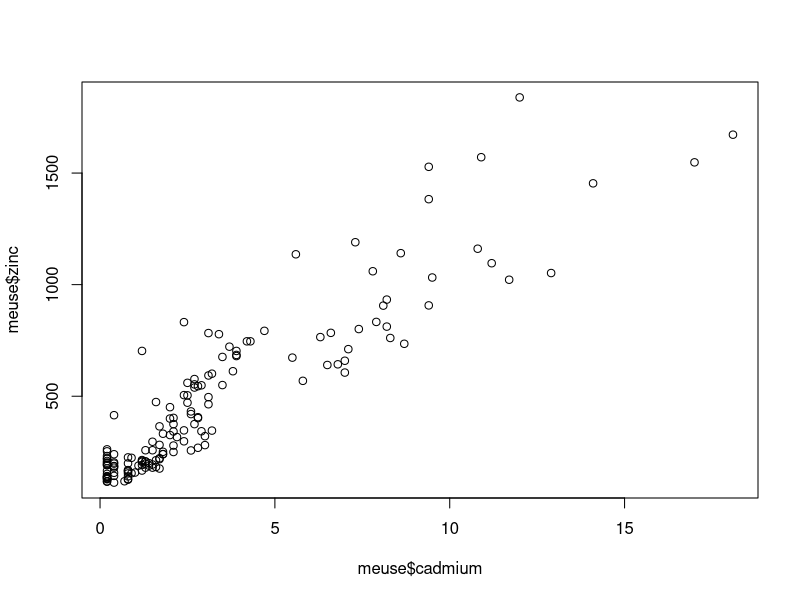
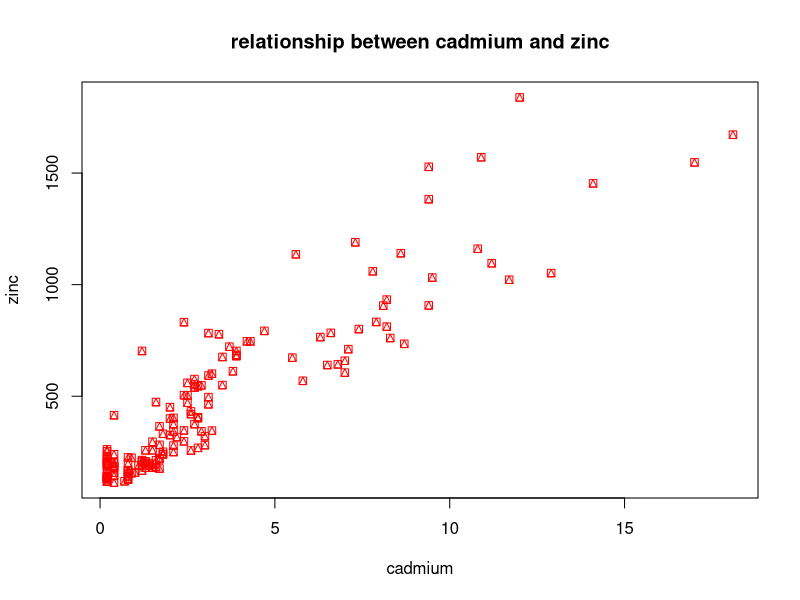
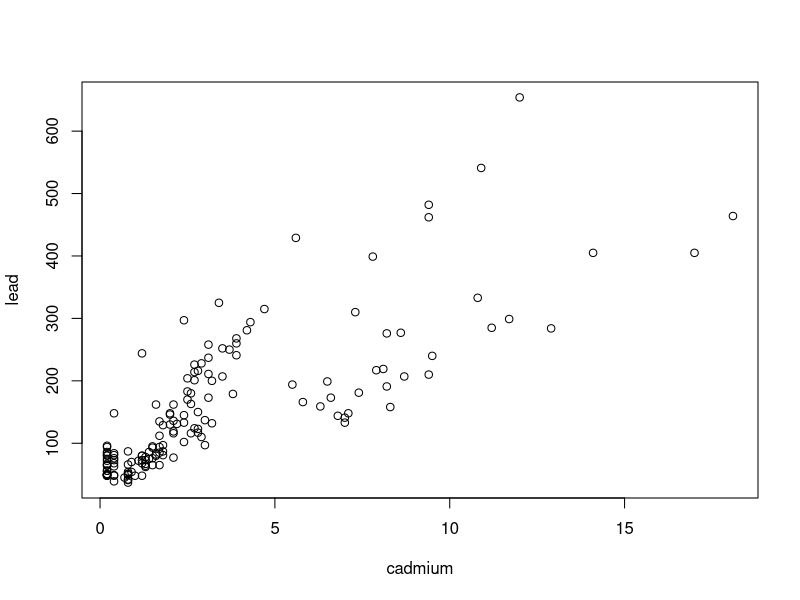
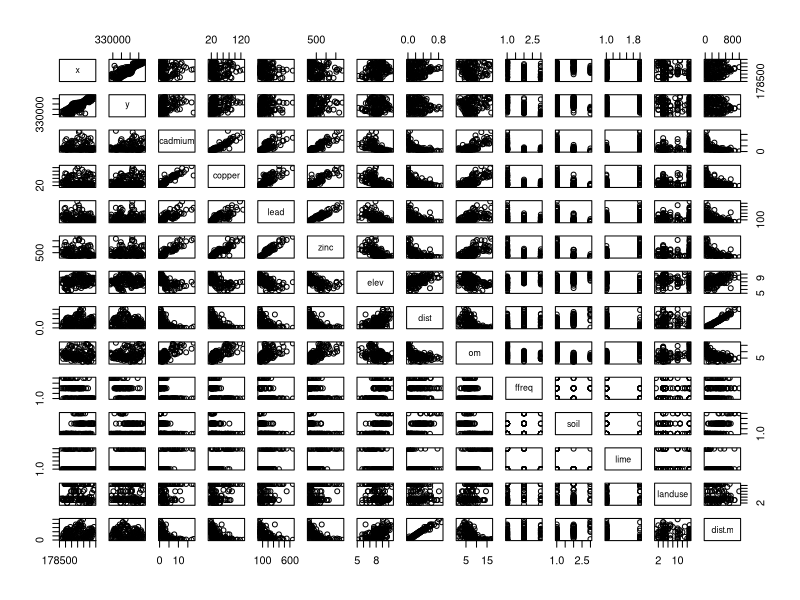

These figures' R source, in order:
# Again, it is very important to write comments

# R code for plotting the relationship between ecological variables

# R packages with statistical tools included

# today we are going to use a package called sp
#you can import packages made by other users
# when packages outside R use guillemets

install.packages("sp")
library(sp)

#data is used to recall datasets
data(meuse)
#look inside the set but not clear at all
meuse

# nicer presentation
View(meuse)

# we don't want to see all the datasets, just the first lines

head(meuse)

#Exercise: mean of all the variables
summary (meuse)

#Exercise: let's creating plots, zinc(y) against cadium (x)

#plot(cadmium, zinc) error because we have to explain that cadmium and zinc are inside the dataset

plot(meuse$cadmium,meuse$zinc)

#rather than using the dollar we are using attach

attach(meuse)
plot(cadmium,zinc, col="red",pch=14, main="relationship between cadmium and zinc")

plot(cadmium, lead)

#how to create plots of all the different realtionships possible

pairs(meuse)

#question
#pairing only the elements part of the dataset: how do to that
#only with cadmiu, copper, lead, zinc
